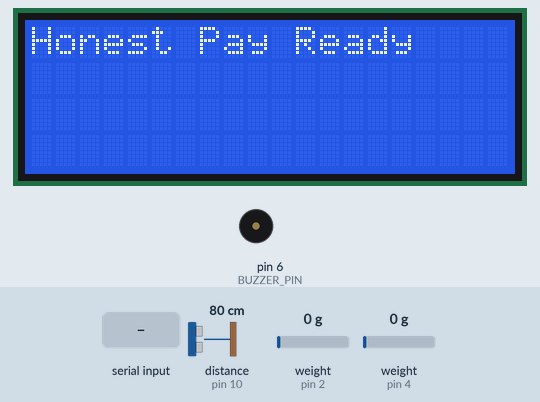
Bench run of a sketch on a simulated Arduino Uno, built with avr-gcc and run on an emulated ATmega328P. Shown: 20×4 character LCD, buzzer (waves = sounding). Wiring (inferred from the names in the program): ultrasonic range finder: trigger pin 9; echo pin 10. The inputs (shaded band) are chosen by the test bench; at power-on: distance to the obstacle (sensor on pin 10) 80 cm, weight on the scale (sensors on pin 2, pin 4) 0 g. The echo pulse lasts 58.3 µs per cm; what the sketch prints to the serial monitor is not drawn.

Above: at 5.4 s.
At 9.3 s:
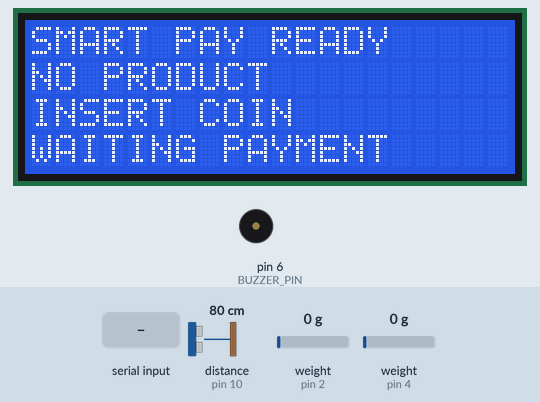
9.4 s: distance to the obstacle (sensor on pin 10) set to 2 cm
At 13.22 s:
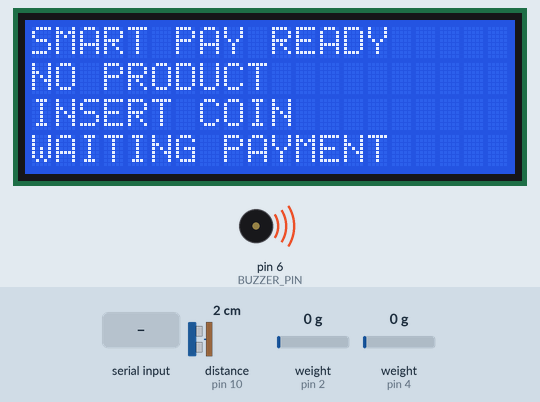
15.3 s: "T\n" received over Serial
21.6 s: "S\n" received over the second serial link
25.5 s: "P,45\n" received over Serial
31.3 s: "P90\n" received over the second serial link
40.0 s: "C90\n" received over Serial
Timing chart, 0 to 43.0 s (numbered marks = the images above; inputs shaded):
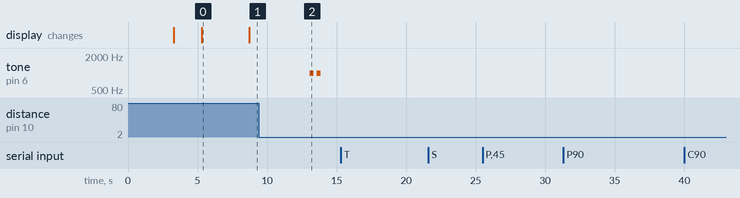

The sketch:

arduino-json-counter.ino
```cpp
// SmartPay Final Production Sketch
// Source of truth: code.md
// Board: Arduino Uno/Nano (ATmega328P), Baud: 9600
//
// Pin map summary:
// HX711 Product DT/SCK: D2/D3
// HX711 Coin DT/SCK: D4/D5
// Buzzer: D6
// HC-05 RX/TX: D11/D12
// Ultrasonic TRIG/ECHO: D9/D10

#include <EEPROM.h>
#include <Wire.h>
#include <LiquidCrystal_I2C.h>
#include <SoftwareSerial.h>
#include "HX711.h"

/* ================= BLUETOOTH ================= */
// Keep HC-05 on 11/12 because pin 10 is used by ultrasonic ECHO.
#define HC05_RX_PIN 11
#define HC05_TX_PIN 12
SoftwareSerial hc05Serial(HC05_RX_PIN, HC05_TX_PIN);
bool hc05Enabled = true;

/* ================= HX711 PINS ================= */
#define PRODUCT_CELL_DT 2
#define PRODUCT_CELL_SCK 3
#define COIN_CELL_DT 4
#define COIN_CELL_SCK 5

HX711 productScale;
HX711 coinScale;
/* ================= EEPROM ================= */
#define EEPROM_PRODUCT_SCALE_ADDR 0
#define EEPROM_COIN_SCALE_ADDR    4

/*===========door sensor=========*/
#define TRIG_PIN 9
#define ECHO_PIN 10
#define BUZZER_PIN 6

#define CHANGE_THRESHOLD 3  // how much closer (cm) to trigger

long baseline = 0;
bool personDetected = false;
unsigned long lastEntryEventMs = 0;
const unsigned long ENTRY_COOLDOWN_MS = 3000;

/* ================= LCD ================= */
LiquidCrystal_I2C lcd(0x27, 20, 4);

/* ================= GLOBALS ================= */
float productScaleFactor = 724.0;
float coinScaleFactor = 420.0;

int entryCounter = 0;
int previousProductType = 0;
int lastCoinValue = 0;
int insertedAmount = 0;
int requiredAmount = 0;
bool checkoutActive = false;

/* ================= FUNCTION DECLARATIONS ================= */
void handleCalibrationInputs();
void processCalibrationCommand(String cmd);
void loadCalibration();
void sendMessage(const char* msg);
int detectProduct(float weight);
int detectCoin(float weight);
void updateLCD(int productType, float productW, int coinValue, bool paid, bool invalidCoinState);
float getStableWeight(HX711 &scale);
const char* productLabelFromType(int productType);
int productPriceFromType(int productType);

/* ================= SETUP ================= */
void setup() {
  /*==========door sensor setup=======*/
  Serial.begin(9600);

  pinMode(TRIG_PIN, OUTPUT);
  pinMode(ECHO_PIN, INPUT);
  pinMode(BUZZER_PIN, OUTPUT);

  digitalWrite(BUZZER_PIN, LOW);

  delay(1000); // let sensor stabilize

  // 🔹 get baseline distance (average of 5 readings)
  long sum = 0;
  for (int i = 0; i < 2; i++) {
    sum += getDistance();
    delay(100);
  }
  baseline = sum / 2;

  //bluetooth part==========================
  if (hc05Enabled) hc05Serial.begin(9600);

  productScale.begin(PRODUCT_CELL_DT, PRODUCT_CELL_SCK);
  coinScale.begin(COIN_CELL_DT, COIN_CELL_SCK);

  productScale.set_scale(420.0);
  coinScale.set_scale(420.0);

  productScale.tare();
  coinScale.tare();

  lcd.init();
  lcd.backlight();

  loadCalibration();

  productScale.set_scale(productScaleFactor);
  coinScale.set_scale(coinScaleFactor);

  productScale.tare();
  coinScale.tare();

  sendMessage("Honest Pay Ready");
  lcd.print("Honest Pay Ready");
  sendJsonEvent("HonestPay Ready", "Honest Pay Ready");
  //end of bluetooth part=============================
}

long getDistance() {
  digitalWrite(TRIG_PIN, LOW);
  delayMicroseconds(2);
  digitalWrite(TRIG_PIN, HIGH);
  delayMicroseconds(10);
  digitalWrite(TRIG_PIN, LOW);

  long duration = pulseIn(ECHO_PIN, HIGH, 30000); // timeout
  if (duration == 0) return -1;

  return duration * 0.034 / 2;
}

void beepTwice() {
  for (int i = 0; i < 2; i++) {
    tone(BUZZER_PIN, 1000);  // 🔊 passive buzzer needs tone()
    delay(300);
    noTone(BUZZER_PIN);
    delay(200);
  }
}
  /*=======end of door sensor setup======*/

/* ================= LOOP ================= */
void loop() {
  /*=============door sensor loop====*/
  long distance = getDistance();
  if (distance < 0) return;

  Serial.print("Distance: ");
  Serial.println(distance);

  // 🔥 detect if something is closer than normal
  unsigned long nowMs = millis();
  if (distance > 0 &&
    (baseline - distance) > CHANGE_THRESHOLD &&
    !personDetected &&
    (nowMs - lastEntryEventMs) >= ENTRY_COOLDOWN_MS) {
    beepTwice();
    personDetected = true;
    lastEntryEventMs = nowMs;

    entryCounter++;
    char entryMsg[24];
    snprintf(entryMsg, sizeof(entryMsg), "Entry: %d", entryCounter);
    sendMessage(entryMsg);
    sendJsonEvent("Entry", entryMsg);
    sendMessage("Customer Entered");
    sendJsonEvent("Customer Entered", "Customer Entered");
  }

  // ✅ reset when back to normal
  if ((baseline - distance) <= 1 && personDetected) {
    //Serial.println("✅ Clear again");
    personDetected = false;
  }

  delay(100);
  /*=========== end door sensor loop=====*/

  handleCalibrationInputs();

  float productW = getStableWeight(productScale);
  float coinW = getStableWeight(coinScale);

  // Continuous telemetry so dashboard receives live data even before event transitions.
  char telemetryMsg[64];
  snprintf(telemetryMsg, sizeof(telemetryMsg), "Product: %.2f g | Coin: %.2f g", productW, coinW);
  sendMessage(telemetryMsg);
  sendJsonEvent("Telemetry", telemetryMsg);

  int productType = detectProduct(productW);
  int coinValue = detectCoin(coinW);

  bool paymentOK = false;
  bool invalidCoinState = false;

  if (productType > 0 && previousProductType == 0) {
    checkoutActive = true;
    insertedAmount = 0;
    requiredAmount = productPriceFromType(productType);
    lastCoinValue = 0; // reset edge detector for new checkout session
    coinScale.tare();  // clear residual coin weight from previous attempt

    const char* label = productLabelFromType(productType);
    char promptMsg[80];
    snprintf(promptMsg, sizeof(promptMsg), "Product Removed. Pay %s.", label);
    sendMessage(promptMsg);
    sendJsonEvent("Product Removed", promptMsg);

    char payMsg[64];
    snprintf(payMsg, sizeof(payMsg), "Pay %s", label);
    sendMessage(payMsg);
    sendJsonEvent("Pay", payMsg);
  }

  if (checkoutActive && coinValue > 0 && lastCoinValue == 0) {
    int expectedCoin = requiredAmount;
    if (coinValue != expectedCoin) {
      char invalidCoinMsg[96];
      snprintf(invalidCoinMsg, sizeof(invalidCoinMsg), "Coin Detected: %.1fg -> INVALID COIN", coinW);
      sendMessage(invalidCoinMsg);
        sendJsonEvent("Invalid Coin", invalidCoinMsg);
      sendMessage("Payment Incomplete");
        sendJsonEvent("Invalid Coin", "Payment Incomplete");
      sendMessage("Add More Coins");
        sendJsonEvent("Invalid Coin", "Add More Coins");
      invalidCoinState = true;
    } else {
      char coinDetectedMsg[96];
      snprintf(coinDetectedMsg, sizeof(coinDetectedMsg), "Coin Detected: %.1fg -> PHP%d ACCEPTED", coinW, coinValue);
      sendMessage(coinDetectedMsg);
        sendJsonEvent("Coin Detected", coinDetectedMsg);

      insertedAmount += coinValue;

      char insertedMsg[32];
      snprintf(insertedMsg, sizeof(insertedMsg), "Inserted: PHP%d", insertedAmount);
      sendMessage(insertedMsg);
        sendJsonEvent("Inserted Balance", insertedMsg);

      int remaining = requiredAmount - insertedAmount;
      if (remaining < 0) remaining = 0;

      char remainingMsg[32];
      snprintf(remainingMsg, sizeof(remainingMsg), "Remaining: PHP%d", remaining);
      sendMessage(remainingMsg);
        sendJsonEvent("Remaining", remainingMsg);

      if (remaining == 0) {
        sendMessage("Dispensing Product...");
        sendMessage("Payment OK");
        paymentOK = true;
        checkoutActive = false;
      } else {
        sendMessage("Add More Coins");
      }
    }
  }

  if (checkoutActive && coinValue == 0 && coinW >= 6.5 && lastCoinValue == 0) {
    char invalidCoinMsg[96];
    snprintf(invalidCoinMsg, sizeof(invalidCoinMsg), "Coin Detected: %.1fg -> INVALID COIN", coinW);
    sendMessage(invalidCoinMsg);
      sendJsonEvent("Invalid Coin", invalidCoinMsg);
    sendMessage("Payment Incomplete");
      sendJsonEvent("Invalid Coin", "Payment Incomplete");
    sendMessage("Add More Coins");
      sendJsonEvent("Invalid Coin", "Add More Coins");
    invalidCoinState = true;
  }

  if (previousProductType > 0 && productType == 0) {
    sendMessage("Customer Left");
    sendJsonEvent("Customer Left", "Customer Left");
    sendMessage("Honest Pay Ready");
    sendJsonEvent("HonestPay Ready", "Honest Pay Ready");
    checkoutActive = false;
    insertedAmount = 0;
    requiredAmount = 0;
    lastCoinValue = 0;
  }

  if (checkoutActive && insertedAmount >= requiredAmount && requiredAmount > 0) {
    paymentOK = true;
  }

  Serial.print("Product Weight: ");
  Serial.print(productW, 2);
  Serial.print(" g | ");
  Serial.print("Coin Weight: ");
  Serial.print(coinW, 2);
  Serial.print(" g | ");
  Serial.print("Product Type: ");
  Serial.print(productType);
  Serial.print(" | Coin Value: ");
  Serial.print(coinValue);
  Serial.print(" | Payment: ");
  Serial.println(paymentOK ? "OK" : "NOT OK");

  updateLCD(productType, productW, coinValue, paymentOK, invalidCoinState);

  previousProductType = productType;
  lastCoinValue = coinValue;

  delay(500);
}

/* ================= CALIBRATION HANDLERS ================= */
void handleCalibrationInputs() {
  if (Serial.available()) {
    processCalibrationCommand(Serial.readStringUntil('\n'));
  }

  if (hc05Enabled && hc05Serial.available()) {
    processCalibrationCommand(hc05Serial.readStringUntil('\n'));
  }
}

void processCalibrationCommand(String cmd) {
  cmd.trim();

  // TARE
  if (cmd == "T") {
    productScale.tare();
    coinScale.tare();
    sendMessage("Scales ZEROED");
  }
  // PRODUCT CALIBRATION (P200)
  else if (cmd.startsWith("P")) {
    float knownWeight = cmd.substring(1).toFloat();
    long raw = productScale.get_value(20);
    productScaleFactor = raw / knownWeight;
    productScale.set_scale(productScaleFactor);

    sendMessage("Product calibrated");
  }
  // COIN CALIBRATION (C7.4)
  else if (cmd.startsWith("C")) {
    float knownWeight = cmd.substring(1).toFloat();
    long raw = coinScale.get_value(20);
    coinScaleFactor = raw / knownWeight;
    coinScale.set_scale(coinScaleFactor);

    sendMessage("Coin calibrated");
  }
  // SAVE EEPROM
  else if (cmd == "S") {
    EEPROM.put(EEPROM_PRODUCT_SCALE_ADDR, productScaleFactor);
    EEPROM.put(EEPROM_COIN_SCALE_ADDR, coinScaleFactor);
    sendMessage("Calibration SAVED");
  }
}

/* ================= EEPROM ================= */
void loadCalibration() {
  EEPROM.get(EEPROM_PRODUCT_SCALE_ADDR, productScaleFactor);
  EEPROM.get(EEPROM_COIN_SCALE_ADDR, coinScaleFactor);

  if (productScaleFactor < 100 || coinScaleFactor < 100) {
    productScaleFactor = 420.0;
    coinScaleFactor = 420.0;
  }
}

/* ================= UTIL ================= */
void sendMessage(const char* msg) {
  Serial.println(msg);
  if (hc05Enabled) hc05Serial.println(msg);
}

void sendJsonEvent(const char* eventName, const char* raw) {
  // Print a compact JSON record to serial and HC-05 for robust parsing by the bridge
  Serial.print("{\"event\":\"");
  Serial.print(eventName);
  Serial.print("\",\"rawLine\":\"");
  Serial.print(raw);
  Serial.print("\",\"timestamp\":\"");
  Serial.print(millis());
  Serial.println("\"}");

  if (hc05Enabled) {
    hc05Serial.print("{\"event\":\"");
    hc05Serial.print(eventName);
    hc05Serial.print("\",\"rawLine\":\"");
    hc05Serial.print(raw);
    hc05Serial.print("\",\"timestamp\":\"");
    hc05Serial.print(millis());
    hc05Serial.println("\"}");
  }
}

/* ================= PRODUCT DETECTION KILO UDJUSTMENT ================= */
int detectProduct(float weight) {
  if (weight > 200 && weight < 400) return 1; // ~200g
  if (weight > 650 && weight < 750) return 2; // ~400g
  return 0; // no product / unknown
}

/* ================= COIN DETECTION KILO UDJUSTMENT ================= */
int detectCoin(float weight) {
  if (weight >= 35 && weight <= 38) return 5;   // ₱5
  if (weight >= 40 && weight <= 50) return 10;  // ₱10
  return 0; // no coin
}

/* ================= STABLE READING ================= */
float getStableWeight(HX711 &scale) {
  float total = 0;
  for (int i = 0; i < 3; i++) {
    total += scale.get_units(5);
  }
  float weight = total / 3;
  if (weight < 0) return 0;
  return weight;
}

const char* productLabelFromType(int productType) {
  if (productType == 1) return "Product One (PHP5)";
  if (productType == 2) return "Product Two (PHP10)";
  return "Unknown Product";
}

int productPriceFromType(int productType) {
  if (productType == 1) return 5;
  if (productType == 2) return 10;
  return 0;
}

/* ================= LCD ================= */
void updateLCD(int productType, float productW, int coinValue, bool paid, bool invalidCoinState) {
  lcd.setCursor(0, 0);
  lcd.print("SMART PAY READY   ");

  // PRODUCT LINE
  lcd.setCursor(0, 1);
  if (productType == 1) {
    lcd.print("P1: 200g = P5     ");
  }
  else if (productType == 2) {
    lcd.print("P2: 400g = P10    ");
  }
  else {
    lcd.print("NO PRODUCT        ");
  }

  // COIN LINE
  lcd.setCursor(0, 2);
  if (coinValue == 5) {
    lcd.print("COIN: 5 PESOS     ");
  }
  else if (coinValue == 10) {
    lcd.print("COIN: 10 PESOS    ");
  }
  else if (coinValue < 0) {
    lcd.print("INVALID COIN      ");
  }
  else {
    lcd.print("INSERT COIN       ");
  }

  // STATUS LINE
  lcd.setCursor(0, 3);
  if (paid) {
    lcd.print("PAYMENT SUCCESS   ");
    delay(2000);
    coinScale.tare(); // reset after payment
  }
  else if (invalidCoinState) {
    lcd.print("INVALID COIN      ");
  }
  else {
    lcd.print("WAITING PAYMENT   ");
  }
}
```

Measured:
- after the input at 9.4 s, tone on pin 6 (BUZZER_PIN): alternates 1000 Hz for 0.30 s and silent for 0.20 s, 4 changes in all, then stays silent, starting after 3.7 s
- after the input at 15.3 s, every drawn part: stays the same
- after the input at 21.6 s, every drawn part: stays the same
- after the input at 25.5 s, every drawn part: stays the same
- after the input at 31.3 s, every drawn part: stays the same
- after the input at 40.0 s, every drawn part: stays the same
- what the display in image 0 shows lasts 3.4 s, from 5.3 s to 8.7 s
